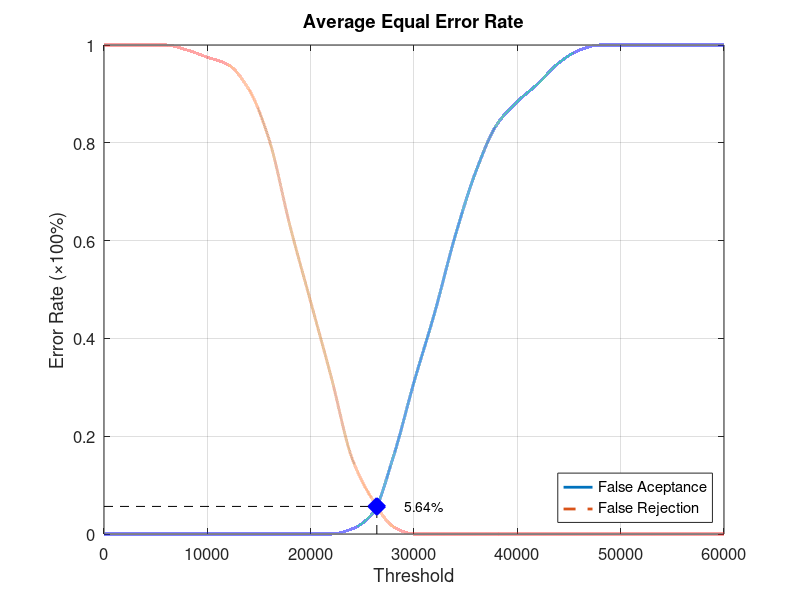
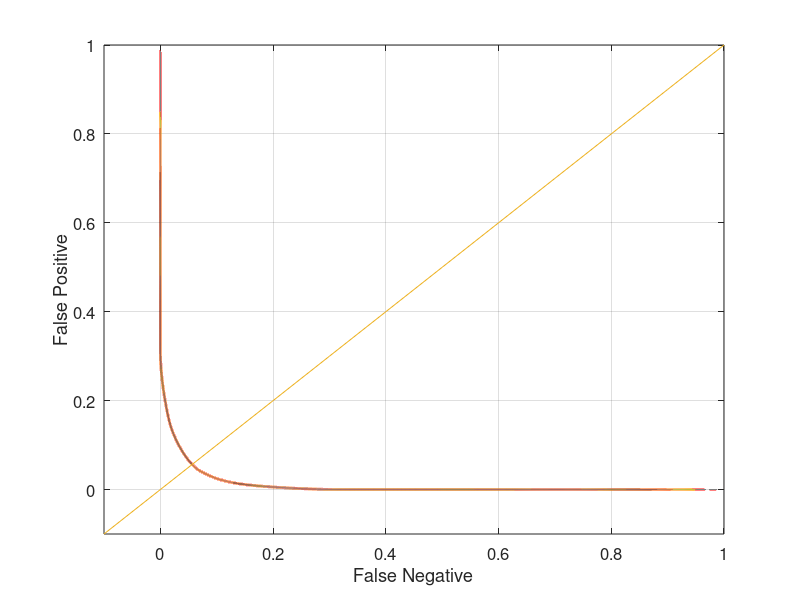

The MATLAB source for these figures, in order:
function yEER = Database1_4
close all;
clear;
clc;
x = 0:2000:60000;
xq = 0:0.5:60000;

y0 = [0 0 0 0 0 0 0 0 0 0 0 0 0.0105263 0.0421053 0.157895 0.310526 0.452632 0.610526 0.742105 0.836842 0.884211 0.921053 0.963158 0.989474 1 1 1 1 1 1 1];
yy0 = interp1(x, y0, xq, 'pchip');
y1 = [1 1 1 1 0.99 0.975 0.96 0.91 0.805 0.63 0.475 0.32 0.155 0.07 0.015 0 0 0 0 0 0 0 0 0 0 0 0 0 0 0 0];
yy1 = interp1(x, y1, xq, 'pchip');

% Calculating EER: 
y2 = abs(y0 - y1);
find(y2 == min(y2))
yy2 = abs(yy0 - yy1);
xEER = find(yy2 == min(yy2));
xEERIndex = xq(xEER) % X-axis EER
yEER = yy0(xEER) % Y-axis EER

main = figure
plot(xq, yy0,'-','LineWidth', 2);	hold on
plot(xq, yy1,'--','LineWidth', 2);	hold on
plot([xEERIndex xEERIndex], [0 yEER], 'k--');	hold on
plot([0 xEERIndex], [yEER yEER], 'k--');	hold on
plot(xEERIndex, yEER, 'bx', 'LineWidth', 10);	hold on
text(xEERIndex + 10 * xEERIndex / 100, yEER, [num2str(round((10000 * yEER)) / 100) '%'])
legend('False Aceptance', 'False Rejection', 'Location', 'SouthEast')
xlabel('Threshold')
ylabel('Error Rate (\times100%)')
title('Average Equal Error Rate')
set(gca, 'FontSize', 12)
axis([0 60000 0 1])
grid on

print(main, 'Database1_4Main', '-dpng');
FNRxFPR = figure('Color', [1 1 1]);
plot(yy1, yy0, '-', yy1, yy0, 'LineWidth', 2);
hold on
y = -0.1:0.1:1
plot(y, y); 
set(gca, 'FontSize', 12)
xlabel('False Negative')
ylabel('False Positive')
axis([-0.1 1 -0.1 1])
set(gca, 'FontSize', 12)
grid on

print(FNRxFPR, 'Database1_4FNRxFPR','-dpng');
end
